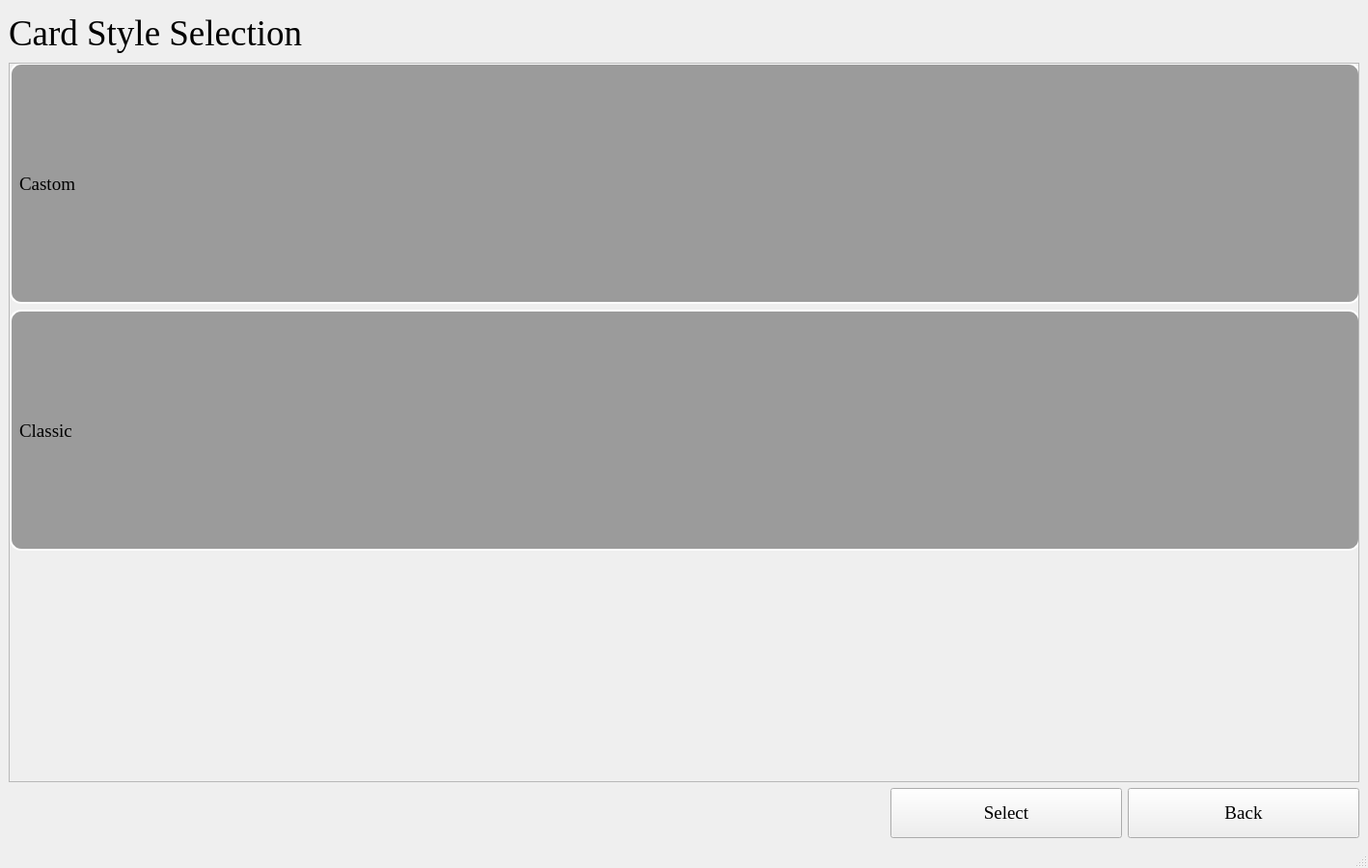
<?xml version="1.0" encoding="UTF-8"?>
<ui version="4.0">
 <class>Style</class>
 <widget class="QMainWindow" name="Style">
  <property name="geometry">
   <rect>
    <x>0</x>
    <y>0</y>
    <width>1418</width>
    <height>900</height>
   </rect>
  </property>
  <property name="windowTitle">
   <string>MainWindow</string>
  </property>
  <property name="styleSheet">
   <string notr="true">QWidget#widget_Classic, QWidget#widget_Castom {
    background: rgba(0,0,0,90);
    border: 2px solid white;
    border-radius: 12px;
}

QWidget#widget_Classic[selected=&quot;true&quot;],
QWidget#widget_Castom[selected=&quot;true&quot;] {
    border: 2px solid green;
}
</string>
  </property>
  <widget class="QWidget" name="centralwidget">
   <property name="styleSheet">
    <string notr="true">background-image: url(:/assets/ui/assets/ui/Style.png);</string>
   </property>
   <layout class="QGridLayout" name="gridLayout_14">
    <item row="0" column="0" colspan="3">
     <widget class="QLabel" name="labelCardStyle">
      <property name="minimumSize">
       <size>
        <width>1400</width>
        <height>50</height>
       </size>
      </property>
      <property name="maximumSize">
       <size>
        <width>1400</width>
        <height>50</height>
       </size>
      </property>
      <property name="font">
       <font>
        <family>Times New Roman</family>
        <pointsize>28</pointsize>
       </font>
      </property>
      <property name="text">
       <string>Card Style Selection</string>
      </property>
     </widget>
    </item>
    <item row="4" column="0" colspan="3">
     <layout class="QGridLayout" name="gridLayout">
      <item row="0" column="0">
       <widget class="QScrollArea" name="scrollArea">
        <property name="widgetResizable">
         <bool>true</bool>
        </property>
        <widget class="QWidget" name="scrollAreaWidgetContents_4">
         <property name="geometry">
          <rect>
           <x>0</x>
           <y>0</y>
           <width>1396</width>
           <height>721</height>
          </rect>
         </property>
         <widget class="QWidget" name="gridLayoutWidget_2">
          <property name="geometry">
           <rect>
            <x>-1</x>
            <y>-1</y>
            <width>1402</width>
            <height>721</height>
           </rect>
          </property>
          <layout class="QGridLayout" name="gridLayout_9">
           <item row="3" column="0">
            <widget class="QWidget" name="widget_Empty" native="true"/>
           </item>
           <item row="1" column="0">
            <widget class="QWidget" name="widget_Castom" native="true">
             <property name="minimumSize">
              <size>
               <width>1400</width>
               <height>250</height>
              </size>
             </property>
             <property name="maximumSize">
              <size>
               <width>1400</width>
               <height>250</height>
              </size>
             </property>
             <widget class="QWidget" name="gridLayoutWidget_5">
              <property name="geometry">
               <rect>
                <x>10</x>
                <y>10</y>
                <width>1361</width>
                <height>231</height>
               </rect>
              </property>
              <layout class="QGridLayout" name="gridLayout_15">
               <item row="0" column="2">
                <widget class="QLabel" name="Castom_card_3">
                 <property name="layoutDirection">
                  <enum>Qt::LayoutDirection::LeftToRight</enum>
                 </property>
                 <property name="styleSheet">
                  <string notr="true">image: url(:/assets/cards/castom/assets/cards/castom/cardClubsA.png);</string>
                 </property>
                 <property name="text">
                  <string/>
                 </property>
                </widget>
               </item>
               <item row="0" column="0">
                <widget class="QLabel" name="Castom_card_1">
                 <property name="font">
                  <font>
                   <family>Times New Roman</family>
                   <pointsize>14</pointsize>
                  </font>
                 </property>
                 <property name="text">
                  <string>Castom</string>
                 </property>
                </widget>
               </item>
               <item row="0" column="7">
                <widget class="QLabel" name="Castom_card_7">
                 <property name="styleSheet">
                  <string notr="true">border-image: url(:/assets/cards/castom/assets/cards/castom/cardClubs10.png);</string>
                 </property>
                 <property name="text">
                  <string/>
                 </property>
                </widget>
               </item>
               <item row="0" column="8">
                <widget class="QLabel" name="Castom_card_8">
                 <property name="styleSheet">
                  <string notr="true">image: url(:/assets/cards/castom/assets/cards/castom/cardClubs9.png);</string>
                 </property>
                 <property name="text">
                  <string/>
                 </property>
                </widget>
               </item>
               <item row="0" column="6">
                <widget class="QLabel" name="Castom_card_6">
                 <property name="styleSheet">
                  <string notr="true">image: url(:/assets/cards/castom/assets/cards/castom/cardClubsJ.png);</string>
                 </property>
                 <property name="text">
                  <string/>
                 </property>
                </widget>
               </item>
               <item row="0" column="3">
                <widget class="QLabel" name="Castom_card_4">
                 <property name="styleSheet">
                  <string notr="true">image: url(:/assets/cards/castom/assets/cards/castom/clubs_k.png);
image: url(:/assets/cards/castom/assets/cards/castom/cardClubsK.png);</string>
                 </property>
                 <property name="text">
                  <string/>
                 </property>
                </widget>
               </item>
               <item row="0" column="4">
                <widget class="QLabel" name="Castom_card_5">
                 <property name="styleSheet">
                  <string notr="true">image: url(:/assets/cards/castom/assets/cards/castom/cardClubsQ.png);</string>
                 </property>
                 <property name="text">
                  <string/>
                 </property>
                </widget>
               </item>
               <item row="0" column="1">
                <widget class="QLabel" name="Castom_card_2">
                 <property name="styleSheet">
                  <string notr="true">image: url(:/assets/cards/castom/assets/cards/castom/cardBack_red1.png);</string>
                 </property>
                 <property name="text">
                  <string/>
                 </property>
                </widget>
               </item>
              </layout>
             </widget>
            </widget>
           </item>
           <item row="2" column="0">
            <widget class="QWidget" name="widget_Classic" native="true">
             <property name="minimumSize">
              <size>
               <width>1400</width>
               <height>250</height>
              </size>
             </property>
             <property name="maximumSize">
              <size>
               <width>1400</width>
               <height>250</height>
              </size>
             </property>
             <property name="autoFillBackground">
              <bool>false</bool>
             </property>
             <widget class="QWidget" name="gridLayoutWidget_4">
              <property name="geometry">
               <rect>
                <x>10</x>
                <y>10</y>
                <width>1361</width>
                <height>231</height>
               </rect>
              </property>
              <layout class="QGridLayout" name="gridLayout_13">
               <item row="0" column="8">
                <widget class="QLabel" name="Classic_card_8">
                 <property name="styleSheet">
                  <string notr="true">image: url(:/assets/cards/classic/assets/cards/classic/cardClubs9.png);</string>
                 </property>
                 <property name="text">
                  <string/>
                 </property>
                </widget>
               </item>
               <item row="0" column="1">
                <widget class="QLabel" name="Classic_card_1">
                 <property name="font">
                  <font>
                   <family>Times New Roman</family>
                   <pointsize>14</pointsize>
                  </font>
                 </property>
                 <property name="text">
                  <string>Classic</string>
                 </property>
                </widget>
               </item>
               <item row="0" column="6">
                <widget class="QLabel" name="Classic_card_6">
                 <property name="styleSheet">
                  <string notr="true">image: url(:/assets/cards/classic/assets/cards/classic/cardClubsJ.png);</string>
                 </property>
                 <property name="text">
                  <string/>
                 </property>
                </widget>
               </item>
               <item row="0" column="7">
                <widget class="QLabel" name="Classic_card_7">
                 <property name="styleSheet">
                  <string notr="true">image: url(:/assets/cards/classic/assets/cards/classic/cardClubs10.png);</string>
                 </property>
                 <property name="text">
                  <string/>
                 </property>
                </widget>
               </item>
               <item row="0" column="5">
                <widget class="QLabel" name="Classic_card_5">
                 <property name="styleSheet">
                  <string notr="true">image: url(:/assets/cards/classic/assets/cards/classic/cardClubsQ.png);</string>
                 </property>
                 <property name="text">
                  <string/>
                 </property>
                </widget>
               </item>
               <item row="0" column="3">
                <widget class="QLabel" name="Classic_card_3">
                 <property name="styleSheet">
                  <string notr="true">image: url(:/assets/cards/classic/assets/cards/classic/cardClubsA.png);</string>
                 </property>
                 <property name="text">
                  <string/>
                 </property>
                </widget>
               </item>
               <item row="0" column="2">
                <widget class="QLabel" name="Classic_card_2">
                 <property name="styleSheet">
                  <string notr="true">image: url(:/assets/cards/classic/assets/cards/classic/cardBack_red1.png);</string>
                 </property>
                 <property name="text">
                  <string/>
                 </property>
                </widget>
               </item>
               <item row="0" column="4">
                <widget class="QLabel" name="Classic_card_4">
                 <property name="styleSheet">
                  <string notr="true">image: url(:/assets/cards/classic/assets/cards/classic/cardClubsK.png);</string>
                 </property>
                 <property name="text">
                  <string/>
                 </property>
                </widget>
               </item>
              </layout>
             </widget>
            </widget>
           </item>
          </layout>
         </widget>
        </widget>
       </widget>
      </item>
     </layout>
    </item>
    <item row="5" column="2">
     <widget class="QPushButton" name="btnBack">
      <property name="minimumSize">
       <size>
        <width>240</width>
        <height>52</height>
       </size>
      </property>
      <property name="maximumSize">
       <size>
        <width>240</width>
        <height>52</height>
       </size>
      </property>
      <property name="font">
       <font>
        <family>Times New Roman</family>
        <pointsize>14</pointsize>
       </font>
      </property>
      <property name="styleSheet">
       <string notr="true">gridline-color: rgb(0, 170, 255);</string>
      </property>
      <property name="text">
       <string>Back</string>
      </property>
     </widget>
    </item>
    <item row="5" column="1">
     <widget class="QPushButton" name="btnSelect">
      <property name="minimumSize">
       <size>
        <width>240</width>
        <height>52</height>
       </size>
      </property>
      <property name="maximumSize">
       <size>
        <width>240</width>
        <height>52</height>
       </size>
      </property>
      <property name="font">
       <font>
        <family>Times New Roman</family>
        <pointsize>14</pointsize>
       </font>
      </property>
      <property name="styleSheet">
       <string notr="true">gridline-color: rgb(0, 170, 255);</string>
      </property>
      <property name="text">
       <string>Select</string>
      </property>
     </widget>
    </item>
   </layout>
  </widget>
  <widget class="QMenuBar" name="menubar">
   <property name="geometry">
    <rect>
     <x>0</x>
     <y>0</y>
     <width>1418</width>
     <height>21</height>
    </rect>
   </property>
  </widget>
  <widget class="QStatusBar" name="statusbar"/>
 </widget>
 <resources>
  <include location="../images.qrc"/>
 </resources>
 <connections/>
</ui>
